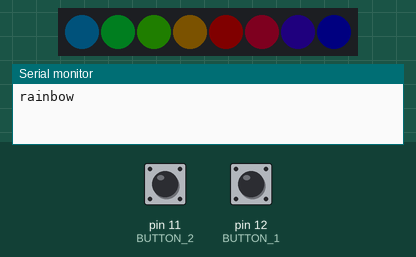
Recording of a sketch running on a simulated Arduino Uno, built with avr-gcc and run on an emulated ATmega328P. Parts: 8 RGB LEDs in strip order, left to right, the last lines printed to the serial monitor. The inputs (shaded band) are chosen by the test bench; at power-on: pin 12 (BUTTON_1) HIGH, pin 11 (BUTTON_2) HIGH. Dim RGB values are drawn brighter than linear.

Above: at 1.27 s.
1.3 s: pin 12 (BUTTON_1) pulled LOW for 0.15 s
At 1.8 s:
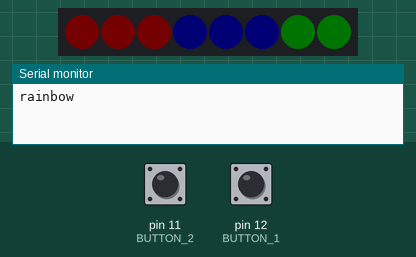
2.0 s: pin 11 (BUTTON_2) pulled LOW for 0.15 s
At 2.44 s:
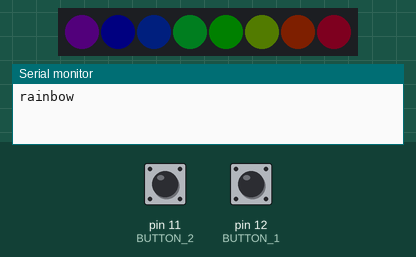
2.7 s: pin 11 (BUTTON_2) pulled LOW for 1 s
At 3.05 s:
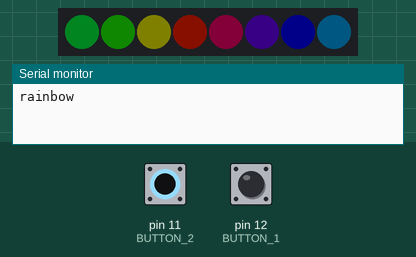
4.3 s: pin 12 (BUTTON_1) pulled LOW for 1 s
At 5.19 s:
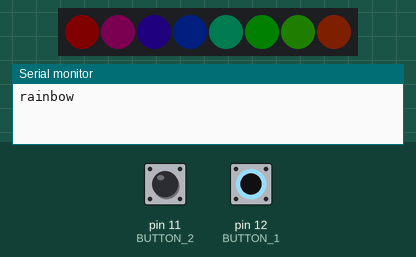
5.9 s: pin 11 (BUTTON_2) pulled LOW for 0.15 s
At 6.41 s:
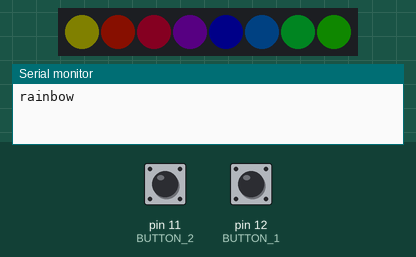
6.6 s: pin 12 (BUTTON_1) pulled LOW for 0.15 s
At 8.55 s:
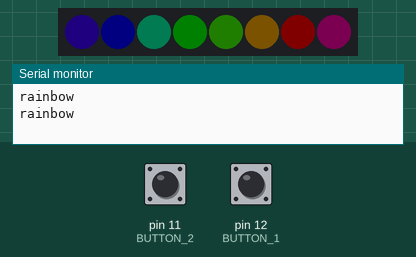
Timing chart, 0 to 10.5 s (numbered marks = the images above; inputs shaded):
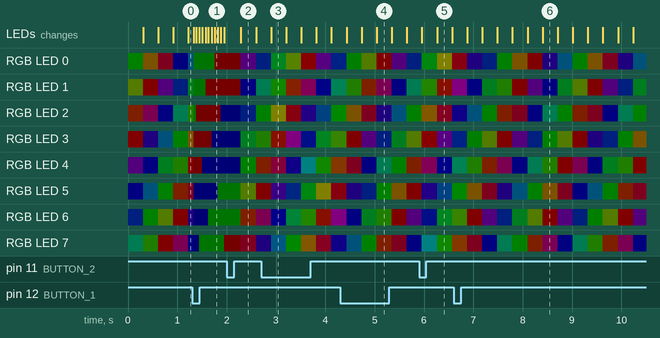

Measured:
- after the input at 1.3 s, the LEDs: first change at once (image 1 shows a later state)
- after the input at 2.0 s, the LEDs: change after 0.29 s (image 2)
- after the input at 2.7 s, the LEDs: change after 0.20 s (image 3)
- after the input at 4.3 s, the LEDs: first change after 0.13 s (image 4 shows a later state)
- after the input at 5.9 s, the LEDs: first change after 0.06 s (image 5 shows a later state)
- after the input at 6.6 s, the LEDs: first change after 0.28 s (image 6 shows a later state)

The sketch:

muskrat.ino
```cpp
#include <Bounce.h>
#include <Adafruit_NeoPixel.h>

// Pin definitions
#define LED_DATA 13
#define BUTTON_1 12
#define BUTTON_2 11

// LED strip
Adafruit_NeoPixel ledStrip = Adafruit_NeoPixel(8, LED_DATA, NEO_GRB + NEO_KHZ800);
uint8_t ledStrip_BrightnessLevels[] = { 1, 5, 10, 25, 75, 150, 255 };
uint8_t ledStrip_BrightnessMax = 5;
uint8_t *ledStrip_BrightnessLevel = &ledStrip_BrightnessLevels[1];

enum {
  BRIGHTNESS_UP = 0,
  BRIGHTNESS_DOWN
};

// Button debounce
Bounce button1 = Bounce(BUTTON_1, 20);
Bounce button2 = Bounce(BUTTON_2, 20);

enum {
  FN_RAINBOW,
  FN_AUDIO,
  FN_LAST,
};

int function = FN_RAINBOW;
boolean fnChanged = false;

void setup()
{
  pinMode(BUTTON_1, INPUT_PULLUP);           // set pin to input
  pinMode(BUTTON_2, INPUT_PULLUP);           // set pin to input
//  digitalWrite(BUTTON_1, HIGH);       // turn on pullup resistors
 // digitalWrite(BUTTON_2, HIGH);       // turn on pullup resistors

  ledStrip.begin();
  ledStrip.setBrightness(*ledStrip_BrightnessLevel);
  ledStrip.show();  // Initialize all pixels to 'off'

  TaskAudio_setup();
  Serial.begin(9600);
}

void loop()
{
  switch(function) {
    case FN_RAINBOW:
      Serial.println("rainbow");
      rainbowCycle(5);
      break;
    case FN_AUDIO:
      Serial.println("audio");
      TaskAudio_loop();
      break;
    default:
      Serial.println("broken");
      break;
  }
}

void input()
{
  button1.update();
  button2.update();

  //Serial.println(button1.read());

  if (!button1.read() && !button2.read()) {
    if(!fnChanged) {
      Serial.println("change fn");
      nextFunction();
      fnChanged = true;
    }
  } else {
    fnChanged = false;
  }

  if (button1.fallingEdge()) {
    ledStrip_BrightnessChange(BRIGHTNESS_DOWN);
  } else if (button2.fallingEdge()) {
    ledStrip_BrightnessChange(BRIGHTNESS_UP);
  }
}

void nextFunction()
{
  function += 1;
  function %= FN_LAST;
}

void yield(uint32_t t)
{
  input();
  delay(t);
}

void ledStrip_BrightnessChange(uint8_t changeDirection)
{
  static uint8_t brightnessIndex = 0;

  if ((changeDirection == BRIGHTNESS_UP) &&
       (brightnessIndex < ledStrip_BrightnessMax)) {
       brightnessIndex++;
  } else if ((changeDirection == BRIGHTNESS_DOWN) &&
             (brightnessIndex > 0)) {
    brightnessIndex--;
  }

  ledStrip_BrightnessLevel = &ledStrip_BrightnessLevels[brightnessIndex];
  ledStrip.setBrightness(*ledStrip_BrightnessLevel);
}

// Fill the dots one after the other with a color
void colorWipe(uint32_t c, uint8_t wait) {
  for(uint16_t i=0; i<ledStrip.numPixels(); i++) {
      ledStrip.setPixelColor(i, c);
      ledStrip.show();
      delay(wait);
  }
}

void rainbow(uint8_t wait) {
  uint16_t i, j;

  for(j=0; j<256; j++) {
    for(i=0; i<ledStrip.numPixels(); i++) {
      ledStrip.setPixelColor(i, Wheel((i+j) & 255));
    }
    ledStrip.show();
    delay(wait);
  }
}

// Slightly different, this makes the rainbow equally distributed throughout
void rainbowCycle(uint8_t wait) {
  uint16_t i, j;

  for(j=0; j<256*5; j++) { // 5 cycles of all colors on wheel
    for(i=0; i< ledStrip.numPixels(); i++) {
      ledStrip.setPixelColor(i, Wheel(((i * 256 / ledStrip.numPixels()) + j) & 255));
    }
    ledStrip.show();
    if(function != FN_RAINBOW) {
      return;
    }
    yield(wait);
  }
}

// Input a value 0 to 255 to get a color value.
// The colours are a transition r - g - b - back to r.
uint32_t Wheel(byte WheelPos) {
  if(WheelPos < 85) {
   return ledStrip.Color(WheelPos * 3, 255 - WheelPos * 3, 0);
  } else if(WheelPos < 170) {
   WheelPos -= 85;
   return ledStrip.Color(255 - WheelPos * 3, 0, WheelPos * 3);
  } else {
   WheelPos -= 170;
   return ledStrip.Color(0, WheelPos * 3, 255 - WheelPos * 3);
  }
}
```

SoOnCon_2013_audio.ino
```cpp
/*
Voice Visualizer for SoOnCon badge, cpu ATmega32U4 and LEDs WS2812   Bernie Rohde 2013

To select this function press SW??  Microphone audio is amplified and DC-coupled to cpu
analog input ADC0, PF0.  Serial data for LED colour is output from PC7.

Think of the LED array as a scope x-axis (time/div)... colour is the y-axis, but note:
unlike many visualizers, this program displays signal polarity, not amplitude or volume.

Colours are your choice of any 2 combinations in the WS2812, or any colour on/off.  Each
LED is a one-bit switch representing the polarity of one ADC sample.  The sampling rate
is fast enough to measure instantaneous amplitude, so the array can show audio pitch.

Colours keep switching when sound is present but they don't reset or disappear when it
stops - the system keeps a snapshot of the last 8 readable samples.  If you get in tune
with the sampling rate (??? Hz), it is possible to control the colour by voice.

ADC0 will be at +2.5 to 3 VDC, depending on Vcc and circuit variations.  The program
will find this as an average of ADC amplitude measurements.  It updates the variable
'average' - the reference for discovering polarity of the next 1000 samples.

Audio is an AC signal riding on the DC level.  A quiet voice, a foot from the mic, will
typically give you 100 to 200 mV p-p.  Loud sounds will give up to 3.5 V p-p.

Volume is predicted in the choice of value for 'margin'  - it's a noise margin (a fixed
lower limit for valid signal strength).  This can also be used to compensate for
variations in mic and amplifier gain.

The cpu 10-bit ADC output range is 0 to 1023, roughly corresponding to input 0 to 5 V in
5 mV steps.  So a reasonable value for 'margin' might be 20, ie 100 mV.  The program adds
and subtracts 'margin' from 'average' ('margin' means peak, not p-p).

The program takes one sample per LED pixel, tests it for amplitude and polarity,
converts it to 8-bit G, R and B values (in that order), and stores those in an array
of 24 bytes in RAM. The entire LED array is refreshed after every sample.


this part is wrong

Timebase for pixle
Sampling period = 24 byte refresh + 1 analogRead(A0) + 3 bytes calculation:

meas 122 uSec/frame for refresh
meas 129 uSec/frame for refresh + calc
meas 144 uSec/frame for refresh + calc + analogRead using ADCSRA 196

For linearity along the x-axis, time used for calculation should be equal for every
sample, for every signal amplitude including 0.

PIXLE displays 1 cycle/frame of signals up to 2.9 KHz.  For N cycles/frame at lower
frequencies, add (note)uSec delay to each line, F in Hz: (note) = (N*10^6/18F) - 19.2
Assign a value to (note)or manually adjust DC input to analogRead(A1), once per frame.
0 to +5V -> 10-bit ADC value 0 to 1023 -> uSec value for (note).

*/

#include <SimpleTimer.h>

int sample;                             // ADC measurement, instantaneous amplitude
int average;                            // average of previous ADC measurements
long total = 0;                         // sum of current ADC measurements
int avcount = 1000;                     // number of samples for averaging
int count;                              // loop counter for ADC measurements
byte margin = 40;                       // volume threshold is +/- 200 mVp
                                        // could be +/- ???  (noise is ??? mVp)

byte ecount = 0;                        // element counter for GRB array
byte channel;                           //

uint32_t grbled [8] =                // G, R, B values for 8 LED's colour
{
  0,0,0,0,0,0,0,0
};

uint32_t t1 = 0, t2 = 0;

void TaskAudio_setup()
{                                              // for ATmega32U4
//  DDRC = B10000000;                            // PC7 set to output
  //  DDRD = B00001111;                            // PORTD<3:0> set to output

  //  PORTB &= B11111000;
  //cli();                                       // interrupt causes jitter
  //analogReference(EXTERNAL);
  pinMode(A0, INPUT);
  t2 = t1 = micros();
}

void TaskAudio_loop()
{
   uint8_t pixel;

   for (count = 0; count < avcount; count++)    // get many samples for DC level calc
   {
     // optional adjustment to put sampling rate into audio range (not for Nyquist)
     //  PORTB |= B00000001;                          // scope HI
     // delayMicroseconds(2000);
     //  PORTB &= B11111110;                          // scope LO

     sample = analogRead(A0);                       // signal amplitude 10-bit ADC value

     total += sample;                         // to calculate input DC level

     if (sample < (average - margin))         // for signal polarity negative
     {                                        // values are for example
        grbled[ecount++] = 0x00FF00;
     }
     else if (sample > (average + margin))         // for signal polarity positive
     {                                        // values are for example
        grbled[ecount++] = 0x0000FF;
     }

     if (ecount == 8) ecount = 0;            // grbled is filled up, start over

     // refresh entire LED array after every sample ...
     // send first 3 bytes from grbled array
     // reset pulse LO min 50 usec
     // send next 3 bytes, etc
     // don't change ecount - its value is unknown at this point

     for (pixel = 0; pixel < 8; pixel++) {
       ledStrip.setPixelColor(pixel, grbled[pixel]);
     }

     // Update every 20ms
     t1 = micros();
     if ((t1 - t2) > 20000) {
       t2 = t1;
       ledStrip.show();
       input();
     }

     //ledStrip.show();
   }
   average = total / avcount;    // calc new DC level after 'avcount' samples
   total = 0;                    // reset for the next calculation
}
```
